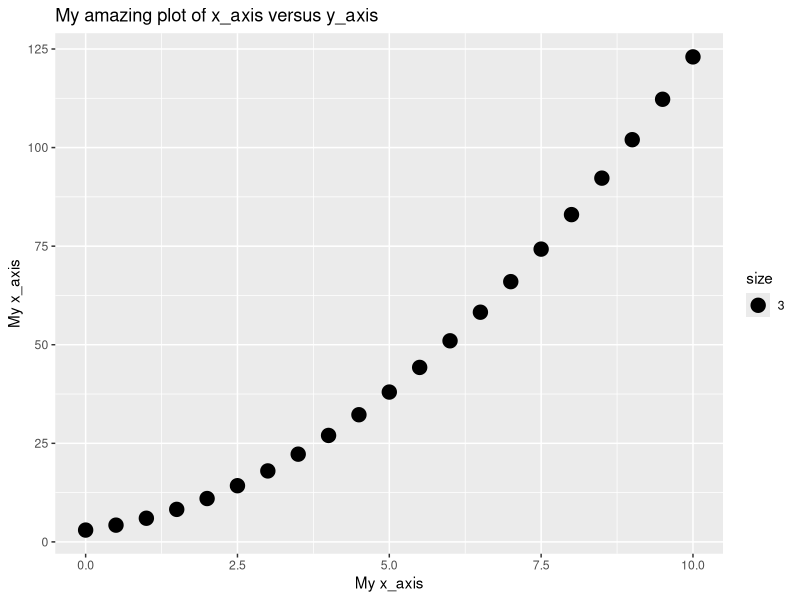

R code for this plot:
## ---- chunk 1
# Write you code in this cell
#This is a markdown test
#The variable y contains the mean of *x* which is made up of 5 values
x<-c(5:9)
y<-mean(x)
  
## ---- chunk 2
# Write you code in this cell
sec_per_min <- 60
sec_per_hour <- sec_per_min * 60
sec_per_day <- sec_per_hour * 24
sec_per_day
## ---- chunk 3
# Write you code in this cell
x_axis <- seq(from=0, to =10, by = 0.5)
## ---- chunk 4
# Write you code in this cell
x_axis <- seq(from=0, to =10, by = 0.5)
y_axis <- (x_axis^2+2*x_axis+3)
## ---- chunk 5
# Write you code in this cell
#If you do not have qplot installed, run line 145 then
install.packages("tidyverse")
# add 'tidyverse' in packages by clicking install and finding the package
library(tidyverse)
x_axis <- seq(from=0, to =10, by = 0.5)
y_axis <- (x_axis^2+2*x_axis+3)
#run this code after you have run the previous code
qplot(x_axis, y_axis, xlab = "My x_axis", ylab = "My x_axis", main = "My amazing plot of x_axis versus y_axis", size=3)
#Note the directions label both axis 'x_axis'
